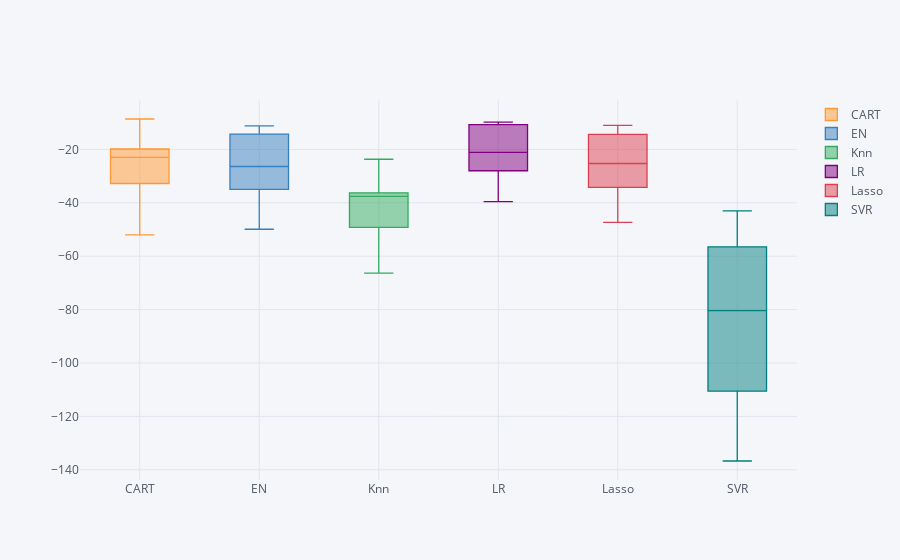

The cell this chart's notebook holds for it:
### Markdown cell above
https://stackoverflow.com/questions/43288550/iopub-data-rate-exceeded-when-viewing-image-in-jupyter-notebook

### Code cell
cv_df.iplot(kind='box')

### Figure 1 — Plotly figure (JSON) as saved in the notebook; plotly's stock layout.template omitted (floating-point values rounded to 4 significant figures)
{"data": [{"boxpoints": false, "line": {"width": 1.3}, "marker": {"color": "rgba(255, 153, 51, 1.0)"}, "name": "CART", "type": "box", "y": [-16.15, -21.52, -22.86, -43.59, -24.28, -51.99, -19.84, -8.612, -32.77, -23.08]}, {"boxpoints": false, "line": {"width": 1.3}, "marker": {"color": "rgba(55, 128, 191, 1.0)"}, "name": "EN", "type": "box", "y": [-14.23, -25.22, -49.9, -27.58, -22.86, -45.06, -34.96, -14.27, -29.74, -11.2]}, {"boxpoints": false, "line": {"width": 1.3}, "marker": {"color": "rgba(50, 171, 96, 1.0)"}, "name": "Knn", "type": "box", "y": [-37.59, -25.08, -49.22, -65.82, -66.32, -40.58, -36.85, -36.26, -37.56, -23.69]}, {"boxpoints": false, "line": {"width": 1.3}, "marker": {"color": "rgba(128, 0, 128, 1.0)"}, "name": "LR", "type": "box", "y": [-9.792, -27.99, -39.57, -21.65, -19.3, -32.49, -20.58, -9.758, -21.95, -10.73]}, {"boxpoints": false, "line": {"width": 1.3}, "marker": {"color": "rgba(219, 64, 82, 1.0)"}, "name": "Lasso", "type": "box", "y": [-14.34, -23.71, -47.35, -26.86, -21.69, -42.91, -34.26, -13.46, -28.64, -11.02]}, {"boxpoints": false, "line": {"width": 1.3}, "marker": {"color": "rgba(0, 128, 128, 1.0)"}, "name": "SVR", "type": "box", "y": [-60.05, -93.12, -136.7, -67.59, -53.18, -110.6, -105.9, -56.47, -128.5, -43.03]}], "layout": {"legend": {"bgcolor": "#F5F6F9", "font": {"color": "#4D5663"}}, "paper_bgcolor": "#F5F6F9", "plot_bgcolor": "#F5F6F9", "titlefont": {"color": "#4D5663"}, "xaxis1": {"gridcolor": "#E1E5ED", "showgrid": true, "tickfont": {"color": "#4D5663"}, "title": "", "titlefont": {"color": "#4D5663"}, "zerolinecolor": "#E1E5ED"}, "yaxis1": {"gridcolor": "#E1E5ED", "showgrid": true, "tickfont": {"color": "#4D5663"}, "title": "", "titlefont": {"color": "#4D5663"}, "zerolinecolor": "#E1E5ED"}}}
